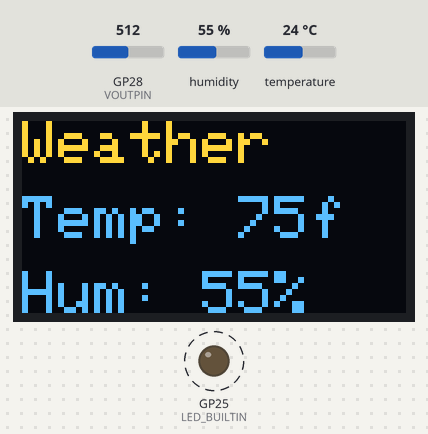
Bench run of a sketch on a simulated Raspberry Pi Pico. Shown: 128×64 one-colour display, output pins drawn as LEDs (lit = HIGH). Dashed ring = blinking. Inputs (shaded band) come from the test bench; at power-on: humidity 55 %, GP28 (VOUTPIN) = 512, temperature 24 °C. The OLED is the two-colour kind (top 16 rows yellow); what the sketch prints to the serial monitor is not drawn.

Above: at 0.96 s.
1.4 s: humidity set to 22 %
At 2.81 s:
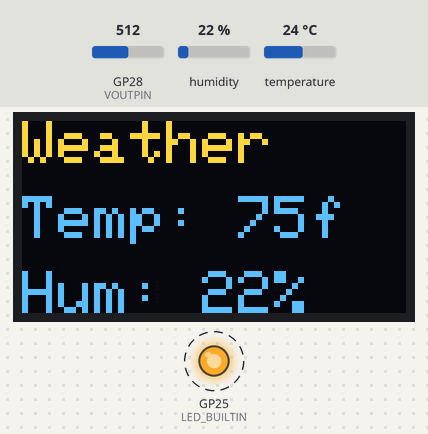
4.7 s: GP28 (VOUTPIN) set to 716
At 7.03 s:
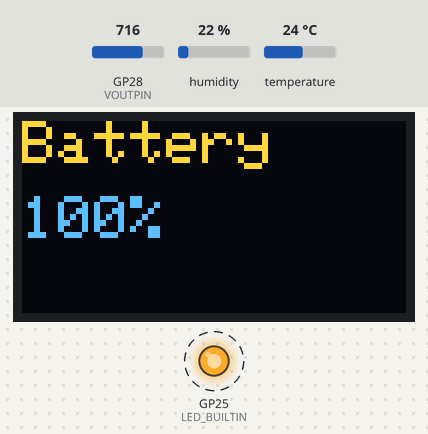
8.9 s: temperature set to 12 °C
At 12.57 s:
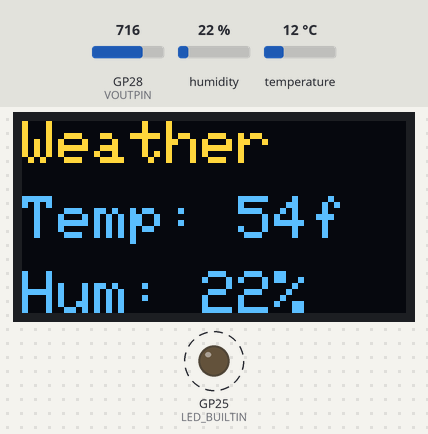
13.9 s: GP28 (VOUTPIN) set to 511
At 18.38 s:
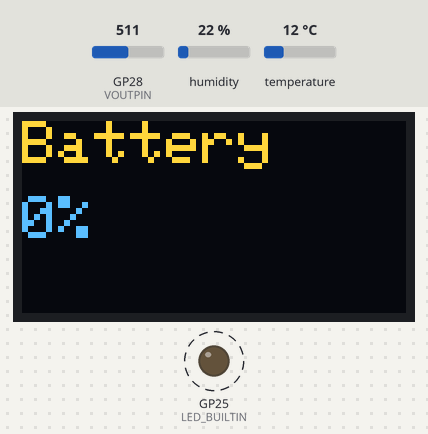
19.7 s: humidity set to 40 %
At 24.45 s:
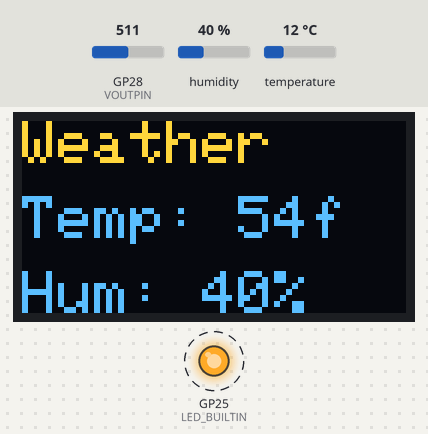
25.5 s: temperature set to 19 °C
At 28.15 s:
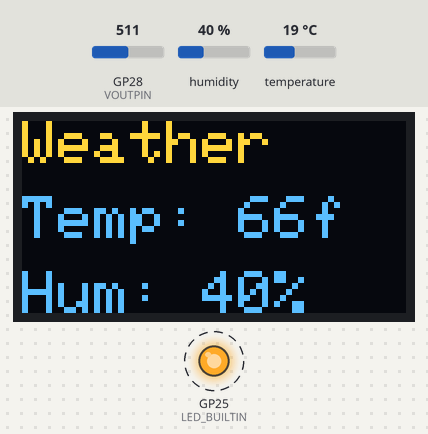
Timing chart, 0 to 30.2 s (numbered marks = the images above; inputs shaded):
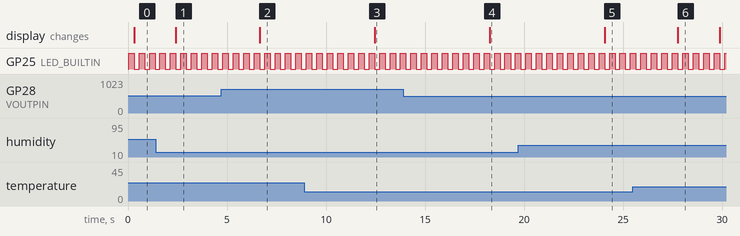

Measured:
- after the input at 1.4 s, the display: changes after 1.0 s (image 1)
- after the input at 4.7 s, the display: changes after 1.9 s (image 2)
- after the input at 8.9 s, the display: changes after 3.6 s (image 3)
- after the input at 13.9 s, the display: changes after 4.4 s (image 4)
- after the input at 19.7 s, the display: changes after 4.4 s (image 5)
- after the input at 25.5 s, the display: changes after 2.3 s (image 6)
- by itself, GP25 (LED_BUILTIN): alternates HIGH for 0.28 s and LOW for 0.25 s

The sketch:

battery_monitor_and_oled_display_20241031130742.ino
```cpp
#include <Wire.h>
#include <Adafruit_GFX.h>
#include <Adafruit_SSD1306.h>
#include "DHT.h"

#define SCREEN_WIDTH 128
#define SCREEN_HEIGHT 64

// DHT22
#define DHTPIN 22
#define DHTTYPE DHT22
DHT dht(DHTPIN, DHTTYPE);


// BATTERY MONITOR
#define VOUTPIN 28

// Declaration for an SSD1306 display connected to I2C(SDA, SCL pins)
Adafruit_SSD1306 display(SCREEN_WIDTH, SCREEN_HEIGHT, &Wire, -1);

int display_type = 0;
int counter = 0;


void setup() {

  pinMode(LED_BUILTIN, OUTPUT);

  // put your setup code here, to run once:
  Serial.begin(115200);

  if (!display.begin(SSD1306_SWITCHCAPVCC, 0x3C)) { // Address for 0x3D for 128x64
    Serial.println(F("SSD1306 allocation failed"));
    for(;;);  // Don't proceed, loop forever
  }

  dht.begin();

  Serial.println("Successfully connected");
}

void loop() {
  Serial.println("Beginning Loop");
  digitalWrite(LED_BUILTIN, HIGH);

  // BATTERY MONITOR -----------------------------------------------------------------------------
  float VOLTAGE_DROP_FACTOR = 5.90134529148;
  float vout = analogRead(VOUTPIN);
  float voltage = vout * (3.3 / 1023);

  float finalVoltage = voltage * VOLTAGE_DROP_FACTOR;

  float stateOfCharge = 100;
  if (finalVoltage < 13.6 && finalVoltage > 13.4) {
    stateOfCharge = 95;
  }
  else if (finalVoltage <= 13.4 && finalVoltage > 13.3) {
    stateOfCharge = 90;
  }
  else if (finalVoltage <= 13.3 && finalVoltage > 13.2) {
    stateOfCharge = 80;
  }
  else if (finalVoltage <= 13.2 && finalVoltage > 13.1) {
    stateOfCharge = 70;
  }
  else if (finalVoltage <= 13.1 && finalVoltage > 13.0) {
    stateOfCharge = 60;
  }
  else if (finalVoltage <= 13.0 && finalVoltage > 12.9) {
    stateOfCharge = 30;
  }
  else if (finalVoltage <= 12.9 && finalVoltage > 12.8) {
    stateOfCharge = 20;
  }
  else if (finalVoltage <= 12.8 && finalVoltage > 12.0) {
    stateOfCharge = 10;
  }
  else if (finalVoltage < 12.0) {
    stateOfCharge = 0;
  }


  Serial.print(F("Battery: "));
  Serial.print(stateOfCharge);
  Serial.print("% | ");
  Serial.print(finalVoltage);
  Serial.print(" | ");
  Serial.print(voltage);
  Serial.print(" | ");
  Serial.println(vout);


  // TEMP ----------------------------------------------------------------------------------------
  // Reading temperature or humidity takes about 250 milliseconds!
  // Sensor readings may also be up to 2 seconds 'old' (its a very slow sensor)
  float h = dht.readHumidity();
  // Read temperature as Celsius (the default)
  float t = dht.readTemperature();
  // Read temperature as Fahrenheit (isFahrenheit = true)
  float f = dht.readTemperature(true);

  // Check if any reads failed and exit early (to try again).
  if (isnan(h) || isnan(t) || isnan(f)) {
    Serial.println(F("Failed to read from DHT sensor!"));
    delay(500);
    return;
  }

  // Compute heat index in Fahrenheit (the default)
  float hif = dht.computeHeatIndex(f, h);
  // Compute heat index in Celsius (isFahreheit = false)
  float hic = dht.computeHeatIndex(t, h, false);

  Serial.print(F("Humidity: "));
  Serial.print(h);
  Serial.print(F("%  Temperature: "));
  Serial.print(t);
  Serial.print(F("°C "));
  Serial.print(f);
  Serial.print(F("°F  Heat index: "));
  Serial.print(hic);
  Serial.print(F("°C "));
  Serial.print(hif);
  Serial.println(F("°F"));

  // put your main code here, to run repeatedly:
  delay(250);

  display.clearDisplay();
  display.setTextSize(2);
  display.setTextColor(WHITE);

  // PRINT WEATHER
  if (display_type == 0) {
    // Heading
    display.setCursor(0,0);
    display.println("Weather");

    // Temp
    int temp = int(f + 0.5);
    display.setCursor(0, 25);
    display.print("Temp: ");
    display.print(temp);
    display.println("f");

    // Humidity
    int humidity = int(h + 0.5);
    display.setCursor(0, 50);
    display.print("Hum: ");
    display.print(humidity);
    display.println("%");
  }
  else {
    // PRINT BATTERY

    // Heading
    display.setTextSize(2);
    display.setCursor(0,0);
    display.println("Battery");

    // State of charge
    display.setCursor(0, 25);
    display.print(int(trunc(stateOfCharge)));
    display.println("%");
  }

  // Write to display
  display.display();

  // Blink the pico led so we know it has power
  digitalWrite(LED_BUILTIN, LOW);
  delay(250);

  if (counter > 10) {
    counter = 0;
    if (display_type == 0) {
      display_type = 1;
    }
    else {
      display_type = 0;
    }
  }

  counter++;

  Serial.print(F("Type: "));
  Serial.print(display_type);
  Serial.print(F("Counter: "));
  Serial.print(counter);
}
```
